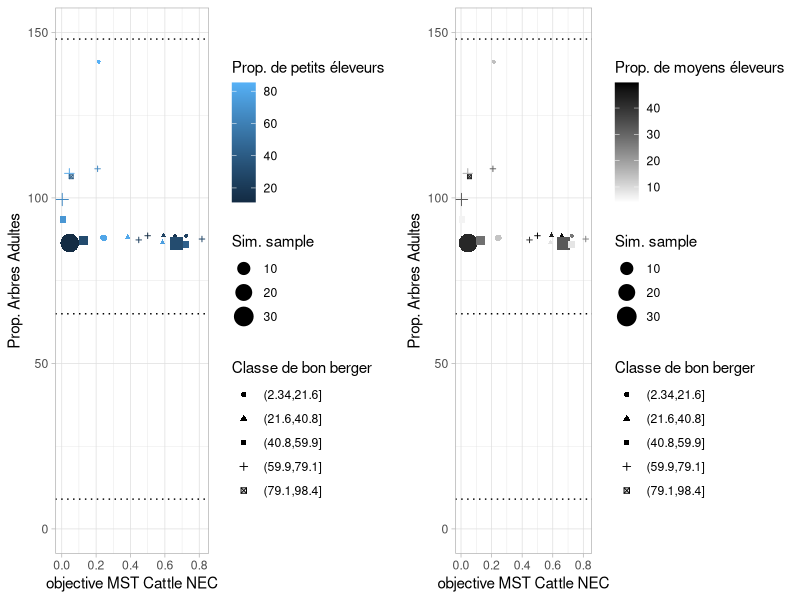

The R script that drew this image:
library(tidyverse)
library(gridExtra)
setwd(dirname(rstudioapi::getActiveDocumentContext()$path))

data.df <- read.csv("../results/M2_results_pse_humanlever_160925.csv", header = T)

data.df$proportionSmallHerders <- 100 - (data.df$proportionBigHerders+data.df$proportionMediumHerders)
# Découpage en 5 classes de largeur égale
data.df$classesgoodShepherd <- cut(data.df$goodShepherdPercentage, breaks = 5)


data.df$popTreeAdulte <- ((data.df$objective.totalTrees / 22^2) / 100)*0.3 * 0.3



a <- ggplot(data = data.df)+
  geom_point(aes(x = objective.MSTCattleNEC, y=popTreeAdulte, size = evolution.samples, 
                 colour = proportionSmallHerders, shape = classesgoodShepherd))+
  labs(
    x = "objective MST Cattle NEC",
    y = "Prop. Arbres Adultes",
    size = "Sim. sample",
    colour = "Prop. de petits éleveurs",
    shape = "Classe de bon berger")+  
  ylim(0,150)+
  geom_hline(aes(yintercept = 9), linetype="dotted") +  #9  #resultat 74
  geom_hline(aes(yintercept = 65), linetype="dotted") +  #moyen
  geom_hline(aes(yintercept = 148), linetype="dotted") + #148 # resultat 110
  theme_light()

b <- ggplot(data = data.df)+
  geom_point(aes(x = objective.MSTCattleNEC, y=popTreeAdulte, size = evolution.samples, 
                 colour = proportionMediumHerders, shape = classesgoodShepherd))+
  labs(
    x = "objective MST Cattle NEC",
    y = "Prop. Arbres Adultes",
    size = "Sim. sample",
    colour = "Prop. de moyens éleveurs",
    shape = "Classe de bon berger")+  
  scale_colour_gradient(low = "white", high = "black")+
  ylim(0,150)+
  geom_hline(aes(yintercept = 9), linetype="dotted") +  #9  #resultat 74
  geom_hline(aes(yintercept = 65), linetype="dotted") +  #moyen
  geom_hline(aes(yintercept = 148), linetype="dotted") + #148 # resultat 110
  theme_light()


g <- grid.arrange(a, b, ncol = 2)  # côte à côte

# Sauvegarder en PNG
ggsave("../img/pse_humainlever.png", g, width = 10, height = 5, dpi = 300)
